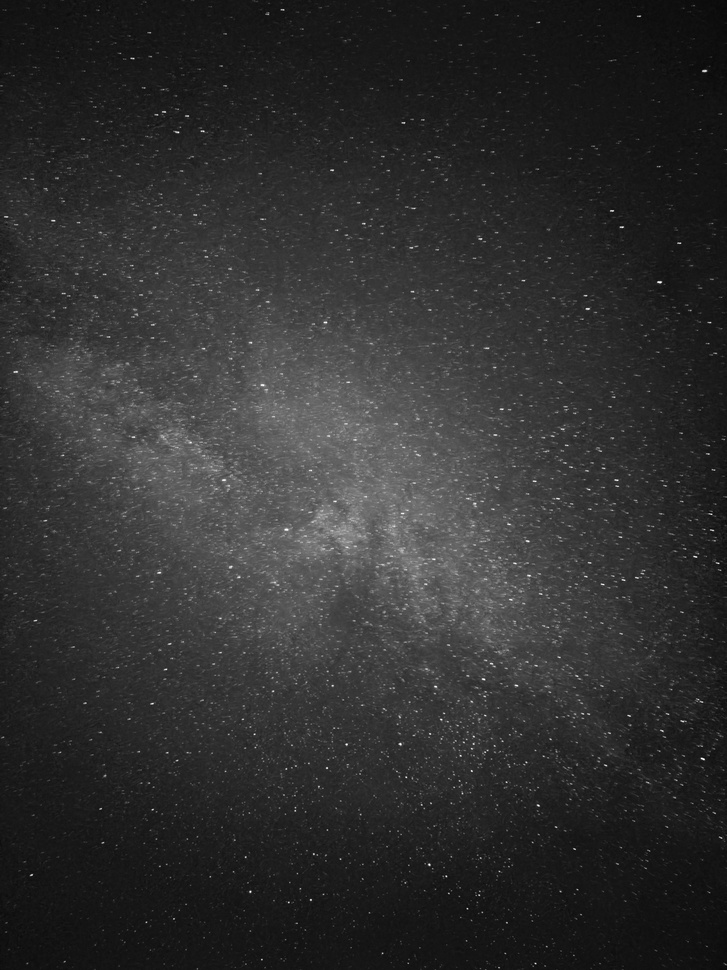
#> input picture data/raw/IMG_5991.jpg, 727 x 970 px, shrunk from 3024 x 4032 before the run
$ python -i dark_morphology.py   (imports and definitions only)
#> lines starting #> are read from the running program, lines starting #| are printed output that depends on the picture; after the words box and inside, x2 and y2 are one past the last pixel; in counts of white or black regions, pixels touching at a corner belong together
#> further down, picture is the input picture: shape (970, 727); min 1, max 255, mean 47.4
### src/amanogawa/io.py
from __future__ import annotations

from pathlib import Path

import numpy as np


# [9 lines left out: function _register_heif_opener, not called in this run]


def _is_heif_path(path: Path) -> bool:
    return path.suffix.lower() in {".heif", ".heic", ".hif"}


# [34 lines left out: function load_image_gray, not called in this run]


def to_unit(x: np.ndarray) -> np.ndarray:
    """Normalize array values to the [0, 1] range."""

    x = np.asarray(x, dtype=float)
    x_min = float(np.nanmin(x))
#> x_min = 1
    x_max = float(np.nanmax(x))
#> x_max = 255
    span = x_max - x_min
#> span = 254
    if not np.isfinite(span) or span == 0:
        return np.zeros_like(x, dtype=float)
    return (x - x_min) / span

### src/amanogawa/dark_morphology.py
from __future__ import annotations

import argparse
import json
from dataclasses import asdict, dataclass
from pathlib import Path
from typing import Optional

import numpy as np

from scipy.ndimage import distance_transform_edt, gaussian_filter
from skimage.measure import label, regionprops
from skimage.morphology import closing, disk, opening, remove_small_objects, skeletonize
from skimage.segmentation import watershed

from .io import load_image_gray, to_unit


@dataclass(frozen=True)
class DarkMaskConfig:
    """Configuration for dark-lane mask generation.

    This mirrors the "Improved Dark Lane Detection Algorithm" in the notebook:
    invert -> multi-scale background subtraction -> multi-threshold -> morphology -> watershed.
    """

    # Preprocessing
    background_scales: tuple[int, ...] = (20, 50, 100)
    background_weight: float = 0.3

    # Multi-threshold mask fusion
    thresholds: tuple[float, ...] = (0.15, 0.25, 0.35, 0.45)
    morph_radius: int = 2
    min_size_base: int = 100

    # Watershed seeds
    min_seed_distance_px: int = 50
    min_seed_peak: float = 5.0
    max_seeds: int = 50


@dataclass(frozen=True)
class DarkMaskResult:
    combined_mask: np.ndarray  # bool
    labels_ws: np.ndarray  # int
    skeleton: np.ndarray  # bool
    metrics: dict[str, object]


def boxcount_fractal_on_mask(
    mask: np.ndarray,
    *,
    exp_from: float = -1.0,
    exp_to: float = -2.2,
    steps: int = 10,
) -> tuple[float, np.ndarray, np.ndarray]:
    """Box-counting fractal dimension for a binary mask.

    The mask's True pixels are treated as a point set.
    """

    mask = np.asarray(mask, dtype=bool)
    y, x = np.nonzero(mask)
    if len(x) == 0:
        eps = np.logspace(exp_from, exp_to, steps)
        return float("nan"), eps, np.zeros_like(eps)

    # Normalize coordinates to [0,1]
    x_n = (x - x.min()) / max(1, (x.max() - x.min()))
    y_n = (y - y.min()) / max(1, (y.max() - y.min()))
    pts = np.column_stack([x_n, y_n])

    eps_list = np.logspace(exp_from, exp_to, steps)
    Ns: list[int] = []
    for eps in eps_list:
        bins = int(np.ceil(1.0 / eps))
        bins = max(bins, 1)
        grid = np.floor(pts * bins).astype(int)
        grid[grid == bins] = bins - 1
        Ns.append(int(len(np.unique(grid, axis=0))))

    eps_arr = np.asarray(eps_list, dtype=float)
    Ns_arr = np.asarray(Ns, dtype=float)
    coeff = np.polyfit(np.log(1.0 / eps_arr), np.log(Ns_arr + 1e-9), 1)
    return float(coeff[0]), eps_arr, Ns_arr


def detect_dark_lane_mask(image: np.ndarray, *, config: DarkMaskConfig = DarkMaskConfig()) -> DarkMaskResult:
    """Detect dark-lane structures as a binary mask + watershed-separated labels.

    Parameters
    ----------
    image:
        2D grayscale image.

    Returns
    -------
    DarkMaskResult
        Includes the fused binary mask, watershed labels, skeleton mask, and summary metrics.
    """

    img_u = to_unit(np.asarray(image, dtype=float))
    height, width = img_u.shape
#> height = 970; width = 727

    # Step 1: enhanced preprocessing (invert and remove gradients on multiple scales)
    inv = 1.0 - img_u
    enhanced = inv.copy()
    for scale in config.background_scales:
        background = gaussian_filter(enhanced, sigma=float(scale))
        enhanced = enhanced - config.background_weight * background
    enhanced = to_unit(np.clip(enhanced, 0.0, None))
#> in to_unit (call 2), `x = np.asarray(x, dtype=float)`:
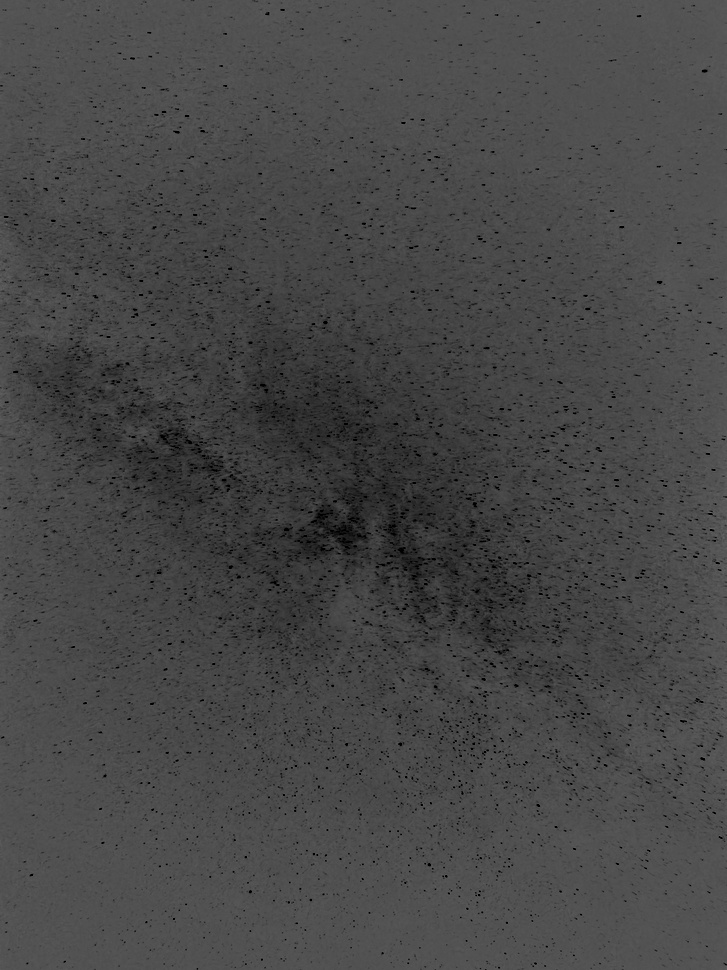
#> x: shape (970, 727) float64; min 0, max 0.435, mean 0.281
#> in to_unit (call 2), `x_min = float(np.nanmin(x))`: x_min = 0
#> in to_unit (call 2), `x_max = float(np.nanmax(x))`: x_max = 0.435
#> in to_unit (call 2), `return (x - x_min) / span`:
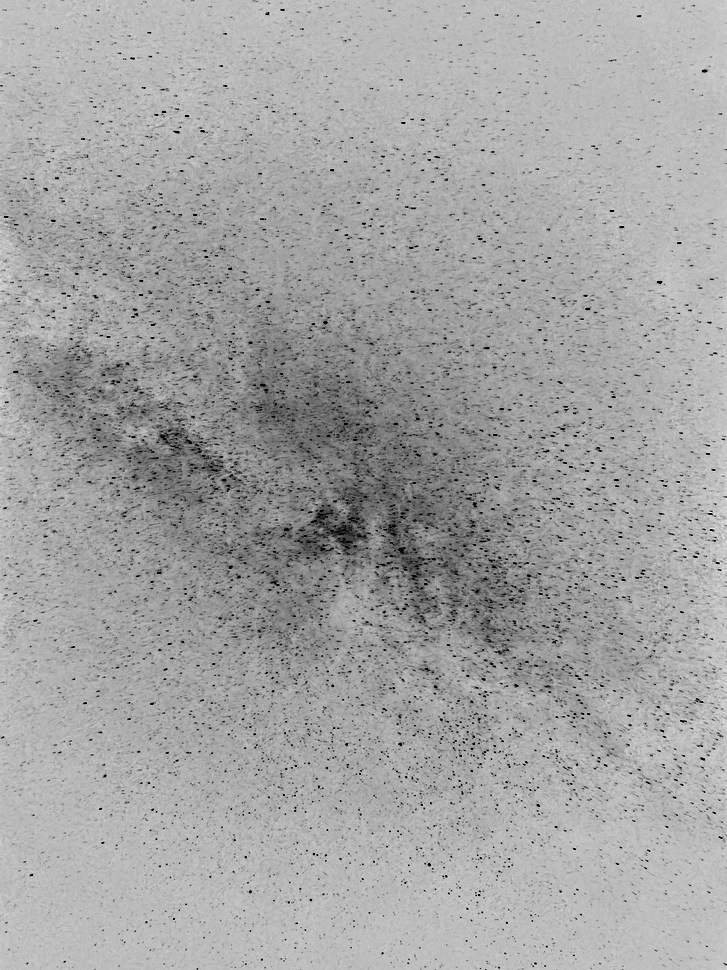
#> returned value: shape (970, 727) float64; min 0, max 1, mean 0.645

    # Step 2: multi-threshold detection + morphology
    selem = disk(int(config.morph_radius))
    combined = np.zeros_like(enhanced, dtype=bool)
    for i, thresh in enumerate(config.thresholds):
        local = enhanced > float(thresh)
        cleaned = opening(local, selem)
        cleaned = closing(cleaned, selem)
        min_size = int(config.min_size_base) * (i + 1)
        cleaned = remove_small_objects(cleaned, min_size=min_size)
        combined |= cleaned
#> this loop made 4 passes
#> pass 1, in detect_dark_lane_mask, `local = enhanced > float(thresh)`:
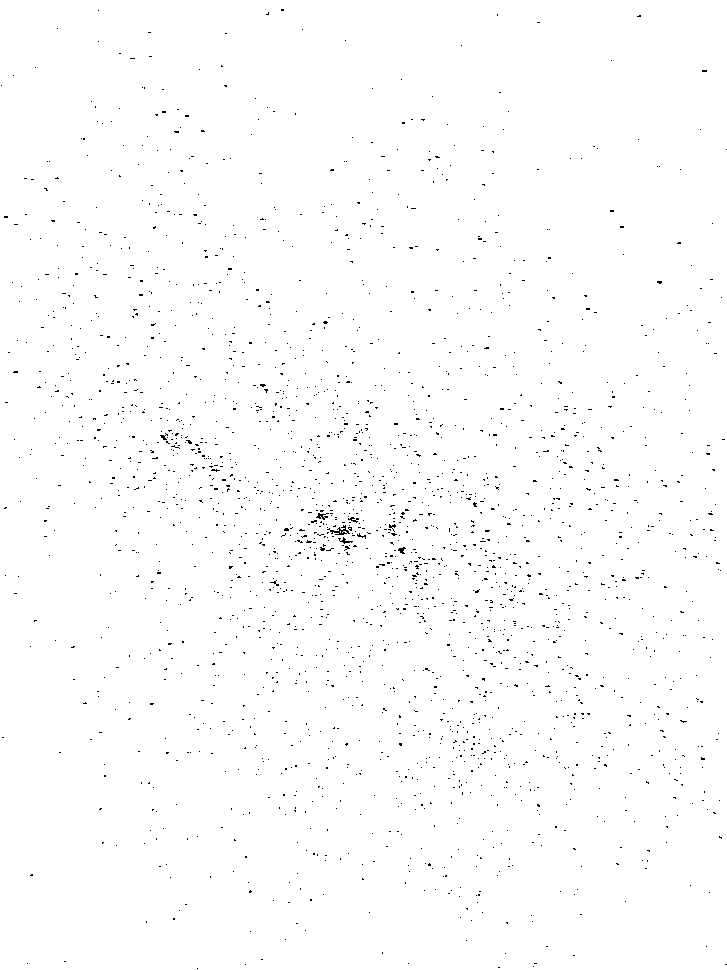
#> local: shape (970, 727) bool; 99.2% white; black in thin lines or dots
#> after the loop: local: shape (970, 727) bool; 93.2% white; 6219 black regions (6065 under 20 px), largest, box (x1, y1, x2, y2) and area: (248, 372, 490, 630) 16036, (126, 426, 232, 483) 1838, (468, 556, 513, 598) 513

    # Step 3: watershed-based segmentation
    distance = distance_transform_edt(combined)
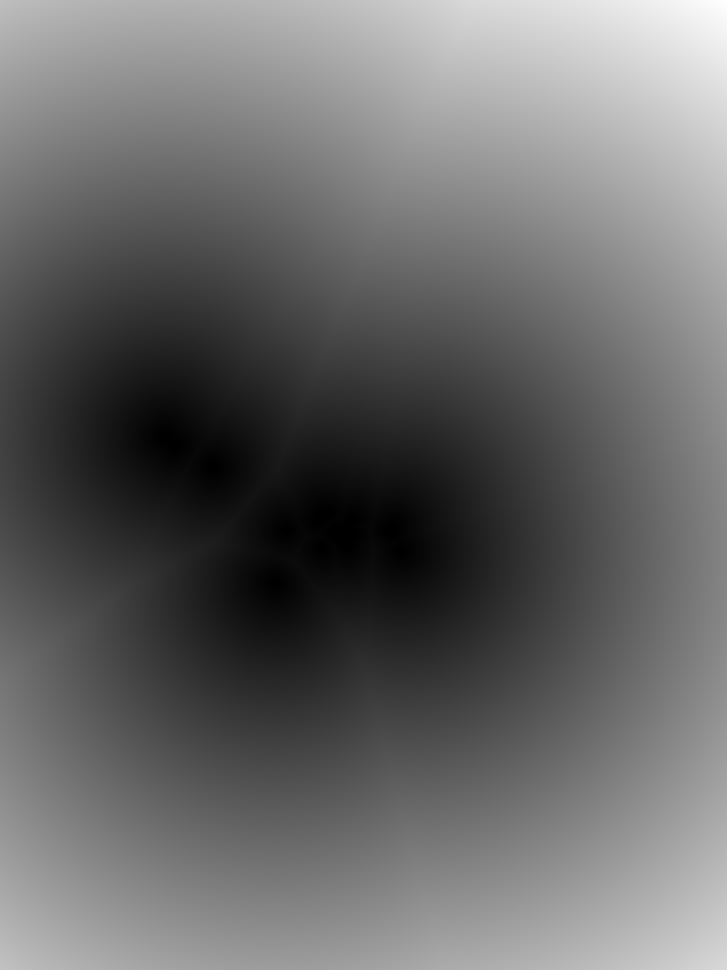
#> distance: shape (970, 727) float64; min 0, max 620.9, mean 257.4; drawn with min black and max white

    # Find local maxima-like seeds without relying on skimage.feature.peak_local_max,
    # to keep behavior close to the notebook and dependency surface minimal.
    flat_indices = np.argsort(distance.ravel())[::-1]
    coords = np.unravel_index(flat_indices, distance.shape)
#> coords = 705190 positions, rows 0 to 969, columns 0 to 726
    coords = np.column_stack([coords[0], coords[1]])  # (y, x)
#> coords = 705190 pairs, first value 0 to 969, second value 0 to 726

    seeds = np.zeros_like(distance, dtype=bool)
    selected: list[tuple[int, int]] = []
    min_dist = float(config.min_seed_distance_px)

    for y, x in coords:
        if float(distance[y, x]) <= float(config.min_seed_peak):
            break
        if all(np.hypot(y - sy, x - sx) >= min_dist for sy, sx in selected):
            selected.append((int(y), int(x)))
            seeds[y, x] = True
            if len(selected) >= int(config.max_seeds):
                break
#> this loop made 78356 passes
#> (y, x) on passes 1 to 3: (0, 726), (0, 725), (1, 726)
#> seeds: shape (970, 727) bool; 0.01% white in thin lines or dots
#> after the loop, selected = 50 pairs, first value 0 to 969, second value 0 to 726

    markers = label(seeds)
#> markers: shape (970, 727) int32; 51 distinct labels, from 0 to 50
    labels_ws = watershed(-distance, markers, mask=combined)
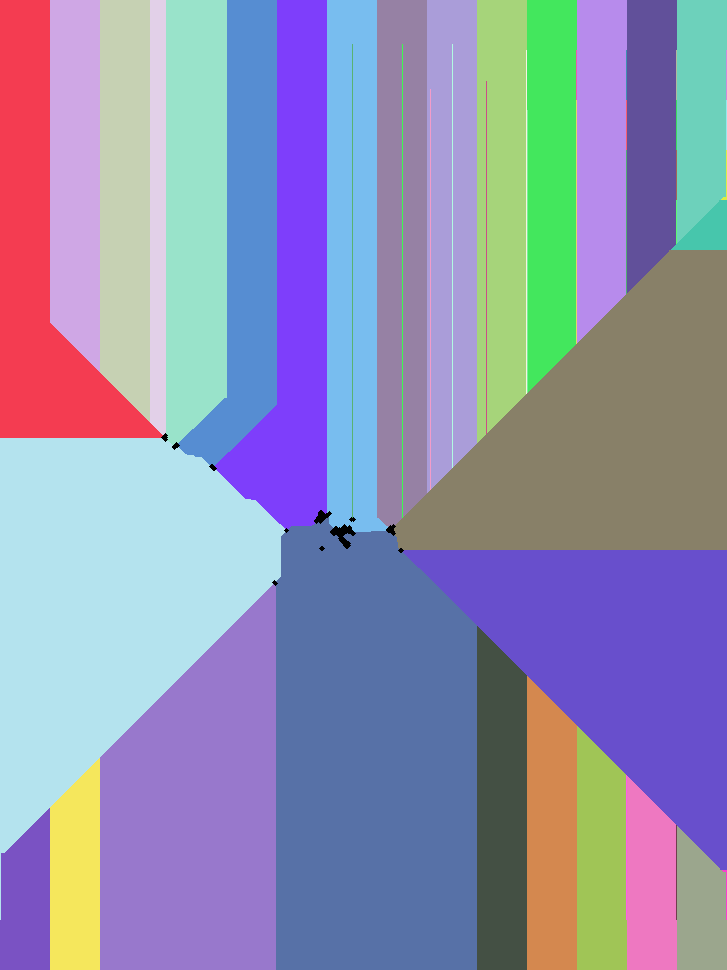
#> labels_ws: shape (970, 727) int32; 51 distinct labels, from 0 to 50; one colour per label, 0 black

    # Step 4: metrics
    props = regionprops(labels_ws)
#> props = 50 regions; largest, box (x1, y1, x2, y2) and area: (276, 517, 477, 970) 83623, (0, 438, 285, 920) 73732, (394, 250, 727, 550) 61609, (403, 550, 727, 870) 52975, (100, 584, 276, 970) 52882
    areas = np.asarray([p.area for p in props], dtype=float)
#> areas = 50 values, max 83623 at index 44, min 44 at index 33, mean 14090.7
    eccentricities = np.asarray([p.eccentricity for p in props], dtype=float)
#> eccentricities = 50 values, max 1 at index 15, min 0.76 at index 37, mean 0.97
    elongations = np.asarray(
        [
            (p.major_axis_length / p.minor_axis_length) if p.minor_axis_length > 0 else 1.0
            for p in props
        ],
        dtype=float,
    )
#> elongations = 50 values, max 26.96 at index 3, min 1 at index 15, mean 4.6

    skel = skeletonize(combined)
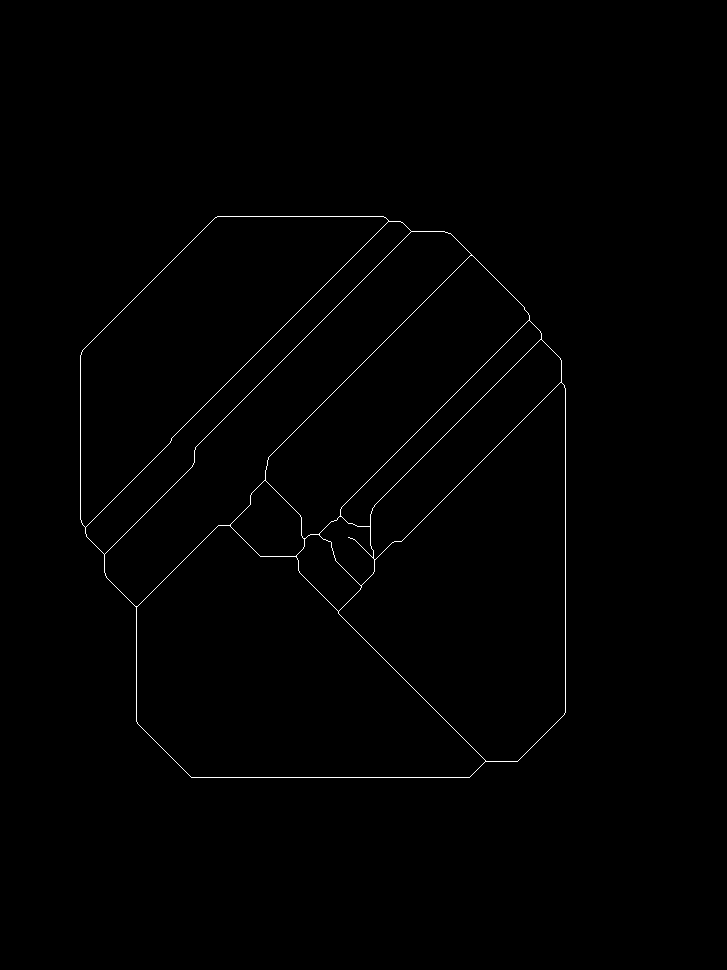
#> skel: shape (970, 727) bool; 0.54% white in thin lines or dots, all inside (x1, y1, x2, y2) = (80, 216, 566, 778)
    D_mask, eps_m, Ns_m = boxcount_fractal_on_mask(combined)
#> in boxcount_fractal_on_mask, `pts = np.column_stack([x_n, y_n])`: pts = 704534 pairs, first value 0 to 1, second value 0 to 1
#> after the loop in boxcount_fractal_on_mask, `for eps in eps_list:`: Ns = [100, 196, 361, 676, 1225, 2209, 4096, 7396, 13689, 25280]
#> in boxcount_fractal_on_mask, `eps_arr = np.asarray(eps_list, dtype=float)`: eps_arr = [0.1, 0.0736, 0.0541, 0.0398, 0.0293, 0.0215, 0.0158, 0.0117, 0.00858, 0.00631]
#> in boxcount_fractal_on_mask, `Ns_arr = np.asarray(Ns, dtype=float)`: Ns_arr has the same summary as Ns
#> in boxcount_fractal_on_mask, `coeff = np.polyfit(np.log(1.0 / eps_arr), np.log(Ns_arr + 1e-9), 1)`: coeff = [1.99, 0.0817]
#> D_mask = 1.99; eps_m has the same summary as eps_arr in boxcount_fractal_on_mask; Ns_m has the same summary as Ns in boxcount_fractal_on_mask
    D_skel, eps_s, Ns_s = boxcount_fractal_on_mask(skel)
#> the loop in boxcount_fractal_on_mask (call 2), `for eps in eps_list:` made 10 passes
#> (eps, bins) on passes 1 to 10: (0.1, 10), (0.0736, 14), (0.0541, 19), (0.0398, 26), (0.0293, 35), (0.0215, 47), (0.0158, 64), (0.0117, 86), (0.00858, 117), (0.00631, 159)
#> D_skel = 1.08; eps_s has the same summary as eps_arr in boxcount_fractal_on_mask; Ns_s = [79, 125, 184, 273, 377, 515, 696, 931, 1233, 1624]

    metrics: dict[str, object] = {
        "image_size": {"width": int(width), "height": int(height)},
        "dark_area_fraction": float(np.mean(combined)),
        "num_dark_components": int(len(areas)),
        "component_areas": areas.tolist() if len(areas) else [],
        "mean_eccentricity": float(np.mean(eccentricities)) if len(eccentricities) else None,
        "mean_elongation": float(np.mean(elongations)) if len(elongations) else None,
        "watershed_seeds": int(len(selected)),
        "fractal_dimension_dark_mask": None if np.isnan(D_mask) else float(D_mask),
        "fractal_dimension_skeleton": None if np.isnan(D_skel) else float(D_skel),
        "fractal_boxcount_mask": {"eps": eps_m.tolist(), "box_counts": Ns_m.tolist()},
        "fractal_boxcount_skeleton": {"eps": eps_s.tolist(), "box_counts": Ns_s.tolist()},
        "config": asdict(config),
    }

    return DarkMaskResult(combined_mask=combined, labels_ws=labels_ws, skeleton=skel, metrics=metrics)


# [59 lines left out: functions detect_dark_lane_mask_from_file, _build_parser, main, not called in this run]


# [2 lines not run here, left out]

>>> import cv2
>>> picture = cv2.imread('../../data/raw/IMG_5991.jpg', cv2.IMREAD_GRAYSCALE)
>>> result = detect_dark_lane_mask(picture)
